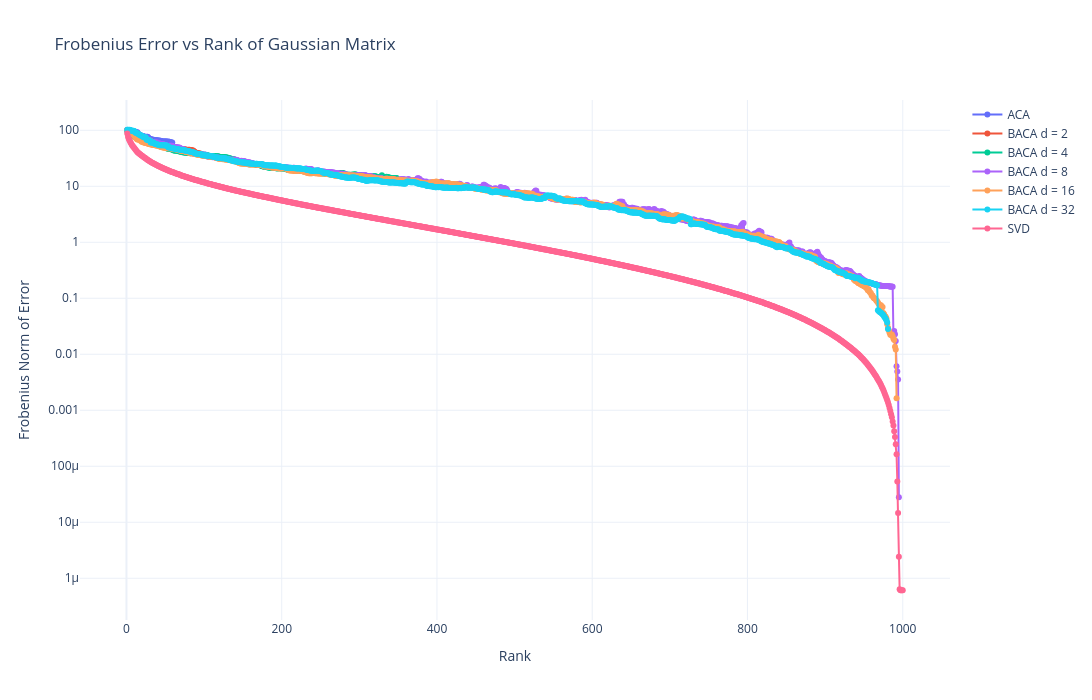

Notebook cell for this chart:
### Code cell
import pandas as pd
import plotly.graph_objects as go
import numpy as np

# =========================================================
# LOAD DATA
# =========================================================

df = pd.read_csv(
    "frobenius_norms.csv",
    names=["method", "d", "start", "rank", "frob"],
    header=0
)

df_svd = pd.read_csv(
    "frobenius_norms_svd.csv",
    names=["rank", "frob"],
    header=0
)

# =========================================================
# FORCE NUMERIC TYPES
# =========================================================

df["d"] = pd.to_numeric(df["d"])
df["start"] = pd.to_numeric(df["start"])
df["rank"] = pd.to_numeric(df["rank"])
df["frob"] = pd.to_numeric(df["frob"])

df_svd["rank"] = pd.to_numeric(df_svd["rank"])
df_svd["frob"] = pd.to_numeric(df_svd["frob"])

# =========================================================
# SORT
# =========================================================

df = df.sort_values(["method", "d", "rank"])

# =========================================================
# CREATE FIGURE
# =========================================================

fig = go.Figure()

# =========================================================
# ACA
# =========================================================

aca = df[df["method"] == "ACA"]

x = aca["rank"].to_numpy(dtype=float)
y = aca["frob"].to_numpy(dtype=float)

fig.add_trace(
    go.Scatter(
        x=x,
        y=y,
        mode="lines+markers",
        name="ACA"
    )
)

# =========================================================
# BACA
# =========================================================

d_values = sorted(
    df[df["method"] == "BACA"]["d"].unique()
)

for d in d_values:

    sub = df[
        (df["method"] == "BACA") &
        (df["d"] == d)
    ]

    x = sub["rank"].to_numpy(dtype=float)
    y = sub["frob"].to_numpy(dtype=float)

    fig.add_trace(
        go.Scatter(
            x=x,
            y=y,
            mode="lines+markers",
            name=f"BACA d = {d}"
        )
    )

# =========================================================
# SVD
# =========================================================

x = df_svd["rank"].to_numpy(dtype=float)
y = df_svd["frob"].to_numpy(dtype=float)

fig.add_trace(
    go.Scatter(
        x=x,
        y=y,
        mode="lines+markers",
        name="SVD"
    )
)

# =========================================================
# LAYOUT
# =========================================================

fig.update_layout(
    title="Frobenius Error vs Rank of Gaussian Matrix",
    xaxis_title="Rank",
    yaxis_title="Frobenius Norm of Error",
    template="plotly_white",
    hovermode="x unified",
    width=1200,
    height=700
)

# =========================================================
# LOG SCALE
# =========================================================

fig.update_yaxes(type="log")

# =========================================================
# SHOW
# =========================================================

fig.show()

### Figure 1 — Plotly figure (JSON) as saved in the notebook; plotly's stock layout.template omitted (floating-point values rounded to 4 significant figures; data arrays with more than 128 entries replaced by an {"elided": "..."} marker saying what was removed)
{"data": [{"mode": "lines+markers", "name": "ACA", "type": "scatter", "x": [1.0, 2.0, 3.0, 4.0, 5.0, 6.0, 7.0, 8.0, 9.0, 10.0, 11.0, 12.0, 13.0, 14.0, 15.0, 16.0, 17.0, 18.0, 19.0, 20.0, 21.0, 22.0, 23.0, 24.0, 25.0, 26.0, 27.0, 28.0, 29.0, 30.0, 31.0, 32.0, 33.0, 34.0, 35.0, 36.0, 37.0, 38.0, 39.0, 40.0, 41.0, 42.0, 43.0, 44.0, 45.0, 46.0, 47.0, 48.0, 49.0, 50.0, 51.0, 52.0, 53.0, 54.0, 55.0, 56.0, 57.0, 58.0, 59.0], "y": [101.5, 101.5, 98.86, 98.88, 97.55, 96.64, 96.71, 96.3, 95.12, 94.94, 92.24, 92.22, 91.89, 91.93, 86.04, 84.73, 83.63, 81.32, 80.86, 79.48, 78.96, 77.93, 77.68, 76.27, 76.22, 76.72, 76.68, 75.41, 71.02, 70.06, 70.06, 68.33, 68.36, 67.48, 67.5, 66.85, 67.08, 66.1, 66.18, 65.95, 65.93, 65.58, 65.3, 64.92, 63.82, 63.74, 63.02, 63.02, 62.97, 62.98, 63.42, 62.55, 62.46, 62.99, 62.22, 61.38, 61.4, 60.57, 60.57]}, {"mode": "lines+markers", "name": "BACA d = 2", "type": "scatter", "x": [1.0, 2.0, 3.0, 4.0, 5.0, 6.0, 7.0, 8.0, 9.0, 10.0, 11.0, 12.0, 13.0, 14.0, 15.0, 16.0, 17.0, 18.0, 19.0, 20.0, 21.0, 22.0, 23.0, 24.0, 25.0, 26.0, 27.0, 28.0, 29.0, 30.0, 31.0, 32.0, 33.0, 34.0, 35.0, 36.0, 37.0, 38.0, 39.0, 40.0, 41.0, 42.0, 43.0, 44.0, 45.0, 46.0, 47.0, 48.0, 49.0, 50.0, 51.0, 52.0, 53.0, 54.0, 55.0, 56.0, 57.0, 58.0, 59.0, 60.0, 61.0, 62.0, 63.0, 64.0, 65.0, 66.0, 67.0, 68.0, 69.0, 70.0, 71.0, 72.0, 73.0, 74.0, 75.0, 76.0, 77.0, 78.0, 79.0, 80.0, 81.0, 82.0, 83.0, 84.0, 85.0, 86.0, 87.0, 88.0, 89.0, 90.0, 91.0, 92.0, 93.0, 94.0, 95.0, 96.0, 97.0], "y": [99.78, 97.83, 94.38, 92.81, 92.03, 89.33, 87.91, 86.63, 85.84, 85.52, 84.87, 83.85, 81.21, 80.09, 79.47, 78.73, 78.04, 77.93, 76.66, 75.75, 74.22, 70.7, 70.33, 69.55, 69.47, 69.45, 68.19, 68.04, 67.78, 66.06, 62.92, 61.92, 61.24, 61.14, 59.04, 58.9, 57.11, 55.88, 55.27, 54.9, 54.52, 53.76, 53.28, 52.79, 52.44, 51.69, 51.72, 51.52, 51.52, 51.15, 50.81, 50.22, 50.01, 49.35, 49.37, 49.11, 48.95, 48.85, 48.35, 48.12, 48.07, 48.14, 47.71, 47.46, 47.35, 47.45, 47.07, 46.71, 46.72, 46.8, 46.11, 45.98, 45.94, 45.77, 45.35, 45.17, 45.09, 44.75, 44.69, 44.75, 44.71, 44.45, 44.36, 44.21, 43.65, 43.49, 41.79, 41.53, 39.03, 39.07, 39.13, 38.86, 38.62, 38.56, 38.47, 37.35, 36.85]}, {"mode": "lines+markers", "name": "BACA d = 4", "type": "scatter", "x": {"elided": "348 float values"}, "y": {"elided": "348 float values"}}, {"mode": "lines+markers", "name": "BACA d = 8", "type": "scatter", "x": {"elided": "995 float values"}, "y": {"elided": "995 float values"}}, {"mode": "lines+markers", "name": "BACA d = 16", "type": "scatter", "x": {"elided": "992 float values"}, "y": {"elided": "992 float values"}}, {"mode": "lines+markers", "name": "BACA d = 32", "type": "scatter", "x": {"elided": "981 float values"}, "y": {"elided": "981 float values"}}, {"mode": "lines+markers", "name": "SVD", "type": "scatter", "x": {"elided": "1000 float values"}, "y": {"elided": "1000 float values"}}], "layout": {"height": 700, "hovermode": "x unified", "title": {"text": "Frobenius Error vs Rank of Gaussian Matrix"}, "width": 1200, "xaxis": {"title": {"text": "Rank"}}, "yaxis": {"title": {"text": "Frobenius Norm of Error"}, "type": "log"}}}
